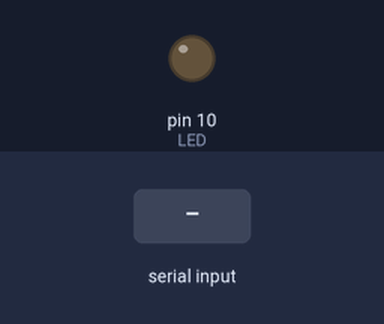
Simulated run of this sketch. Board: Arduino Uno, built with avr-gcc and run on an emulated ATmega328P. On the bench: output pins drawn as LEDs (lit = HIGH). Inputs (shaded band) come from the test bench.

Above: at 1.2 s.
1.3 s: "h" received over Serial
At 1.6 s:
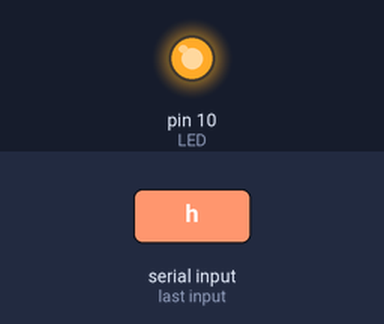
2.8 s: "q" received over Serial
At 3.9 s:
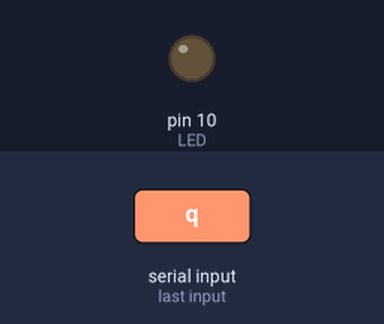
Timing chart, 0 to 5.8 s (numbered marks = the images above; inputs shaded):
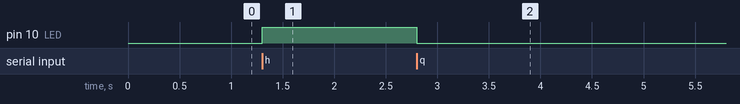

Measured:
- after the input at 1.3 s, pin 10 (LED): LOW → HIGH at once
- after the input at 2.8 s, pin 10 (LED): HIGH → LOW at once

The sketch:

T03_keyboard_LED-1.ino
```cpp
#define LED 10        //LED 라는 글자를 10으로 바꿔라
void setup() {
    pinMode(LED, OUTPUT);
    Serial.begin(9600);           //통신 속도 설정
}
void loop() {
    char ch = Serial.read();
    if(ch=='h') {
        digitalWrite(LED, HIGH);
     }
    if(ch=='q') {
        digitalWrite(LED, LOW);
     }
}
```
